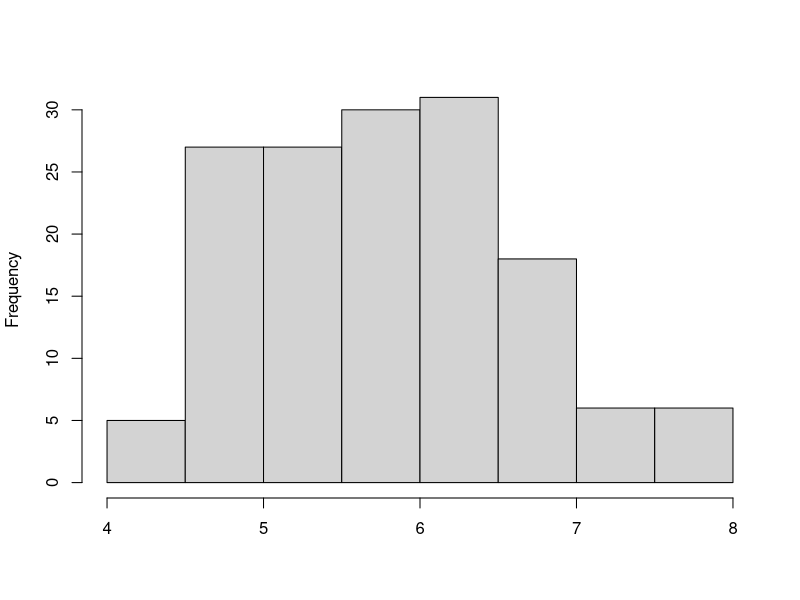
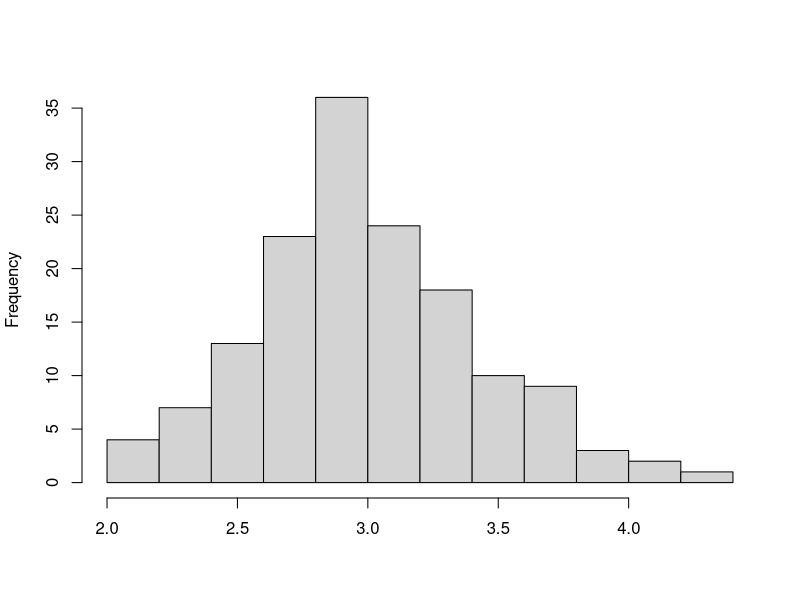
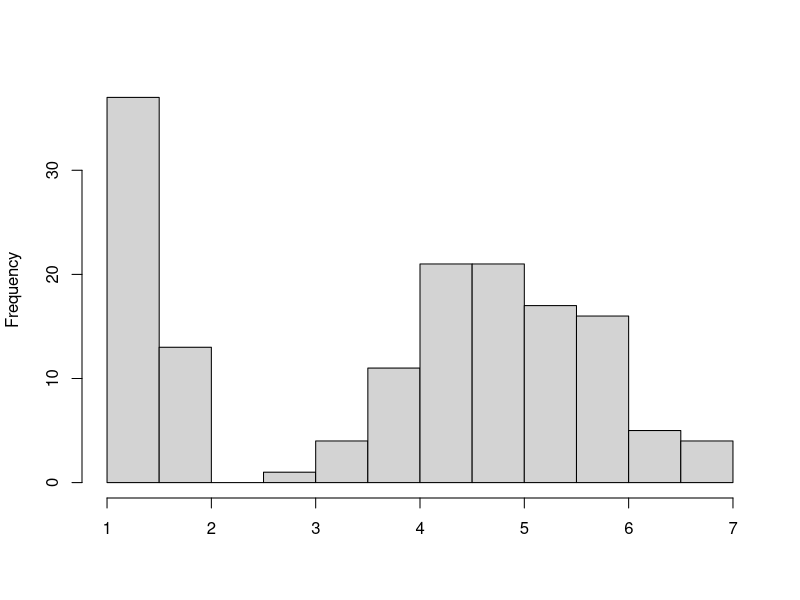
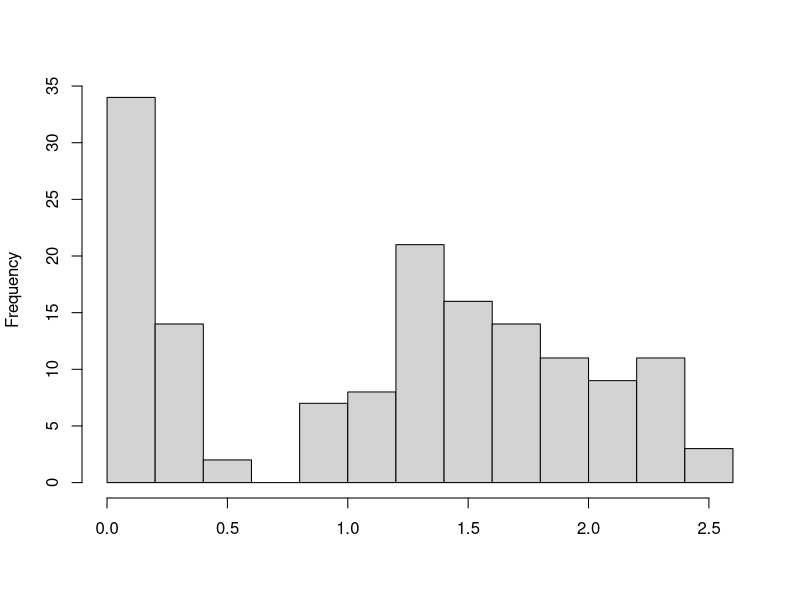
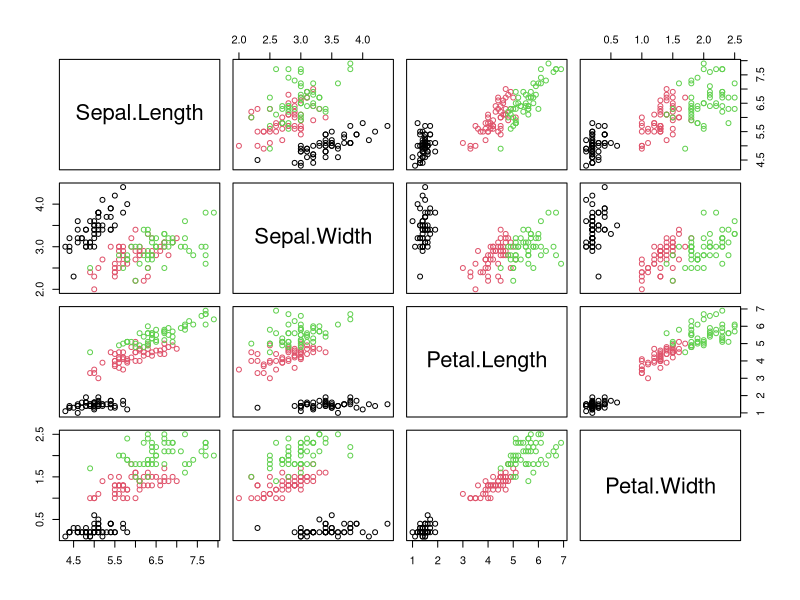

Write R code to recreate these figures, in order.
## ---- chunk 1
#| label: tbl-iris
#| tbl-cap: First six observations of the `iris` dataset

# output table using knitr::kable() method
head(iris) |> knitr::kable()
## ---- chunk 2
#| label: fig-histogram
#| fig-cap: "Histograms of the four numeric variables in the `iris` dataset."
#| fig-subcap:
#|   - "Sepal.Length"
#|   - "Sepal.Width"
#|   - "Petal.Length"
#|   - "Petal.Width"
#| layout: [[45, -10, 45], [45, -10, 45]]

# iterate over variables and generate histograms.
# NOTE: removing default main title and x-labels.
# Need to pipe into invisible() to prevent output
apply(iris[,1:4], 2,
      function(x) hist(x, main="", xlab="")) |> invisible()
## ---- chunk 3
#| label: fig-pairs-plot
#| fig-cap: "Pairs plot of the numerical values with each observation colored by species"
#| fig-width: 8
#| fig-height: 8

# pairs plot of the iris dataset
pairs(iris[, 1:4], col = iris[, 5])
